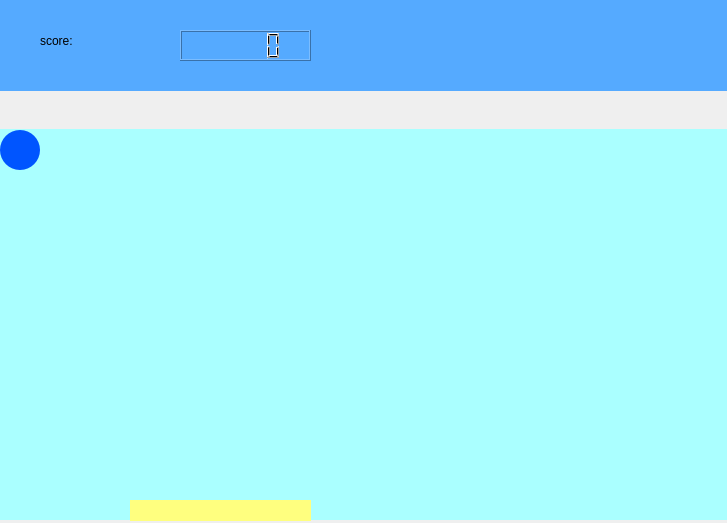
<?xml version="1.0" encoding="UTF-8"?>
<ui version="4.0">
 <class>MyWidget</class>
 <widget class="QWidget" name="MyWidget">
  <property name="geometry">
   <rect>
    <x>0</x>
    <y>0</y>
    <width>727</width>
    <height>523</height>
   </rect>
  </property>
  <property name="windowTitle">
   <string>MyWidget</string>
  </property>
  <widget class="QLabel" name="label">
   <property name="geometry">
    <rect>
     <x>0</x>
     <y>130</y>
     <width>40</width>
     <height>40</height>
    </rect>
   </property>
   <property name="styleSheet">
    <string notr="true">background-color: rgb(0, 85, 255);
border-radius:20px;</string>
   </property>
   <property name="text">
    <string/>
   </property>
  </widget>
  <widget class="QLabel" name="bat">
   <property name="geometry">
    <rect>
     <x>130</x>
     <y>500</y>
     <width>181</width>
     <height>21</height>
    </rect>
   </property>
   <property name="styleSheet">
    <string notr="true">background-color: rgb(255, 255, 127);</string>
   </property>
   <property name="text">
    <string/>
   </property>
  </widget>
  <widget class="QWidget" name="widget" native="true">
   <property name="geometry">
    <rect>
     <x>-1</x>
     <y>129</y>
     <width>731</width>
     <height>391</height>
    </rect>
   </property>
   <property name="styleSheet">
    <string notr="true">background-color: rgb(170, 255, 255);</string>
   </property>
  </widget>
  <widget class="QWidget" name="widget_2" native="true">
   <property name="geometry">
    <rect>
     <x>0</x>
     <y>0</y>
     <width>731</width>
     <height>91</height>
    </rect>
   </property>
   <property name="styleSheet">
    <string notr="true">background-color: rgb(85, 170, 255);</string>
   </property>
   <widget class="QLabel" name="label_2">
    <property name="geometry">
     <rect>
      <x>40</x>
      <y>20</y>
      <width>111</width>
      <height>41</height>
     </rect>
    </property>
    <property name="styleSheet">
     <string notr="true">font: 57 28pt &quot;Adobe Myungjo Std M&quot;;</string>
    </property>
    <property name="text">
     <string>score:</string>
    </property>
   </widget>
   <widget class="QLCDNumber" name="grade">
    <property name="geometry">
     <rect>
      <x>180</x>
      <y>30</y>
      <width>131</width>
      <height>31</height>
     </rect>
    </property>
   </widget>
  </widget>
  <zorder>widget</zorder>
  <zorder>label</zorder>
  <zorder>bat</zorder>
  <zorder>widget_2</zorder>
 </widget>
 <layoutdefault spacing="6" margin="11"/>
 <resources/>
 <connections/>
</ui>
